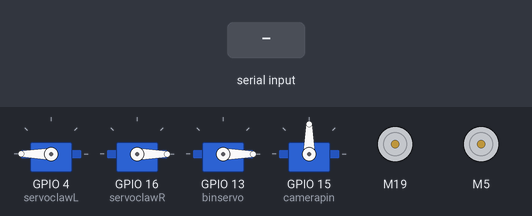
This sketch was run on a simulated ESP32. Parts: 4 × servo, 2 × DC motor (green arrow = forward, orange = backward, longer = faster). The test bench sets the inputs (shaded band).

Above: at 1.2 s.
1.3 s: "m" received over Serial
At 3.2 s:
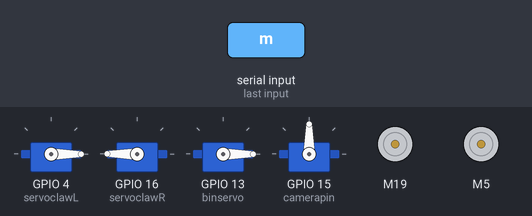
3.7 s: "a" received over Serial
At 4.4 s:
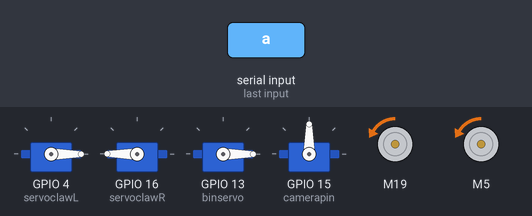
5.2 s: "s" received over Serial
At 5.5 s:
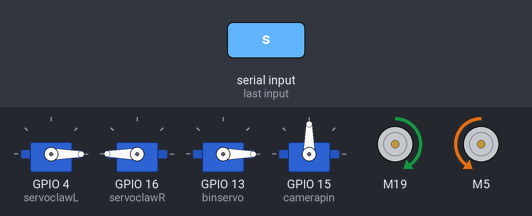
6.7 s: "w" received over Serial
At 7.9 s:
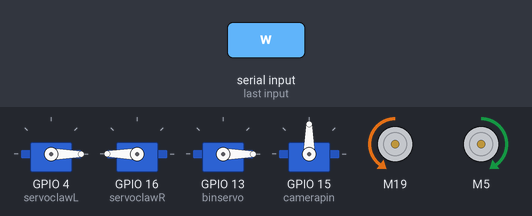
8.2 s: "n" received over Serial
At 9.0 s:
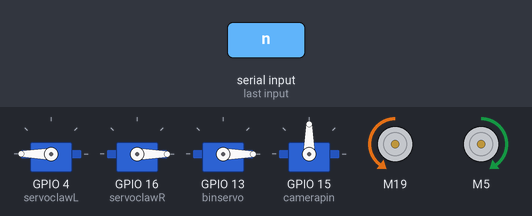
9.7 s: "d" received over Serial
At 10.2 s:
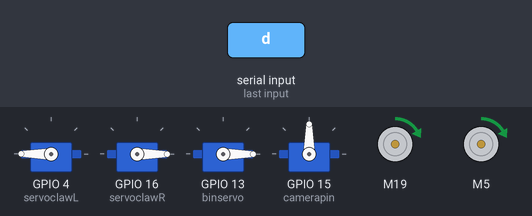
Timing chart, 0 to 12.2 s (numbered marks = the images above; inputs shaded):
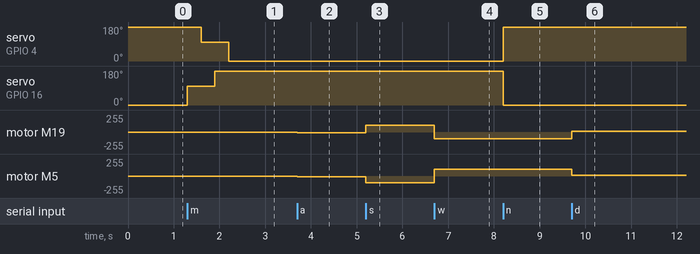

The sketch:

Arduino_code.ino
```cpp
#include "CytronMotorDriver.h"
#include <ESP32Servo.h>

Servo clawL;
Servo clawR;
Servo bin;
Servo camera;

int leftMotorPWM = 19;
int leftMotorDIR = 18;
int rightMotorPWM = 5;
int rightMotorDIR = 17;
int servoclawL = 4;
int servoclawR = 16;
int binservo = 13;
int posclawR = 0.00;
int posclawL = 180.00;
int camerapin = 15;
int LidPinOpen = 27 ;
int LidPinClose = 26 ;


int posClosingclawL = 0;
int boolbin = 0;
int boolLid = 0; // Normally Closed
int cameraPos = 0;

CytronMD motor1(PWM_DIR, leftMotorPWM, leftMotorDIR );  // PWM 1 = Pin 3, DIR 1 = Pin 4.
CytronMD motor2(PWM_DIR,rightMotorPWM , rightMotorDIR); // PWM 2 = Pin 9, DIR 2 = Pin 10.
void straight(){
  motor1.setSpeed(-10);
  motor2.setSpeed(-10);
}

void reverse(){
  motor1.setSpeed(10);
  motor2.setSpeed(10);
}

void stop(){
  motor1.setSpeed(0);
  motor2.setSpeed(0);
}

void left(){
  motor1.setSpeed(+100);
  motor2.setSpeed(-100);
}

void right(){
  motor1.setSpeed(-100);
  motor2.setSpeed(+100);
}

void setup() {
  ESP32PWM::allocateTimer(0);
	ESP32PWM::allocateTimer(1);
	ESP32PWM::allocateTimer(2);
	ESP32PWM::allocateTimer(3);
  clawR.setPeriodHertz(50);
  clawL.setPeriodHertz(50);
  bin.setPeriodHertz(50);
  camera.setPeriodHertz(50);

  clawL.attach(servoclawL,500,2400);
  clawR.attach(servoclawR,500,2400);
  bin.attach(binservo,500,2400);
  camera.attach(camerapin,500,2400);
  clawL.write(180); // Set at Closed
  clawR.write(0); // Set at Closed
  bin.write(0); // Set at Biodegradable

  Serial.begin(9600);
}

void loop() {
  if(Serial.available()){
    char ch = Serial.read();
    if( ch == 'a'){
      straight();
    }

    else if( ch =='s'){
      left();
    }

    else if( ch=='w'){
      right();
    }

    else if( ch == 'd'){
    reverse();
    }


    // For Closing of Claws
    else if( ch == 'm'){
        // Normal Opening Of Claws
      /*for(int i = posclawR , j = posclawL ; i<=180 && j >=90 ; i++ , j--){
        clawL.write(j);
        clawR.write(i);

        posclawR = i;
        posclawL = j;
      }*/
     // For Better Capturing Technique
      clawR.write(100);
      delay(300);
      clawL.write(100);
      delay(300);
      clawR.write(180);
      delay(300);
      clawL.write(0);
      delay(300);
    }

    // For Opening of Claws
    else if( ch == 'n'){
      for(int i = posclawR , j = posclawL ; i>=0 && j <=180 ; i-- , j++  ){
        clawL.write(j);
        clawR.write(i);

        posclawR = i;
        posclawL = j;
      }
    }

    // For Movement of Bin
    else if( ch == 'b'){
      if(boolbin== 1){
        bin.write(0);
        boolbin = 0;
      }
      else{
        bin.write(110);
        boolbin = 1;
      }
    }


    // Closing Of Lid (Moving Up) Pin = 27
    else if(ch == 'k'){
        if(boolLid==0){
            analogWrite(LidPinOpen,255);
            delay(5000);
            analogWrite(LidPinOpen, 0);
            boolLid=1;

        }


    }
    // Opening of Lid (Moving Down) Pin = 26
    else if(ch == 'l'){
      if(boolLid==1){
        analogWrite(LidPinClose ,255);
        delay(5000);
        analogWrite(LidPinClose, 0);
        boolLid=0;
    }
  }

    // For making camera face downwards
    else if(ch == 'z'){
      for(int i = cameraPos ; i <=60 ; i ++){
        camera.write(i);
        cameraPos= i;
      }
    }

    // For making camera face upwards
    else if(ch == 'x'){
      for(int i = cameraPos ; i >=0 ; i --){
        camera.write(i);
        cameraPos= i;
      }

    }
    else{
      stop();
    }

  }


}
```

Measured:
- after the input at 1.3 s, servo on GPIO 4 (servoclawL): 180° → 100° after 0.30 s, → 0° 0.60 s later; servo on GPIO 16 (servoclawR): 0° → 100° at once, → 180° 0.60 s later
- after the input at 3.7 s, motor M19, motor M5: stopped → backward 10/255 at once
- after the input at 5.2 s, motor M19: backward 10/255 → forward 100/255 at once; motor M5: backward 10/255 → backward 100/255 at once
- after the input at 6.7 s, motor M19: forward 100/255 → backward 100/255 at once; motor M5: backward 100/255 → forward 100/255 at once
- after the input at 8.2 s, servo on GPIO 4 (servoclawL): 0° → 180° at once; servo on GPIO 16 (servoclawR): 180° → 0° at once
- after the input at 9.7 s, motor M19: backward 100/255 → forward 10/255 at once; motor M5: forward 100/255 → forward 10/255 at once
